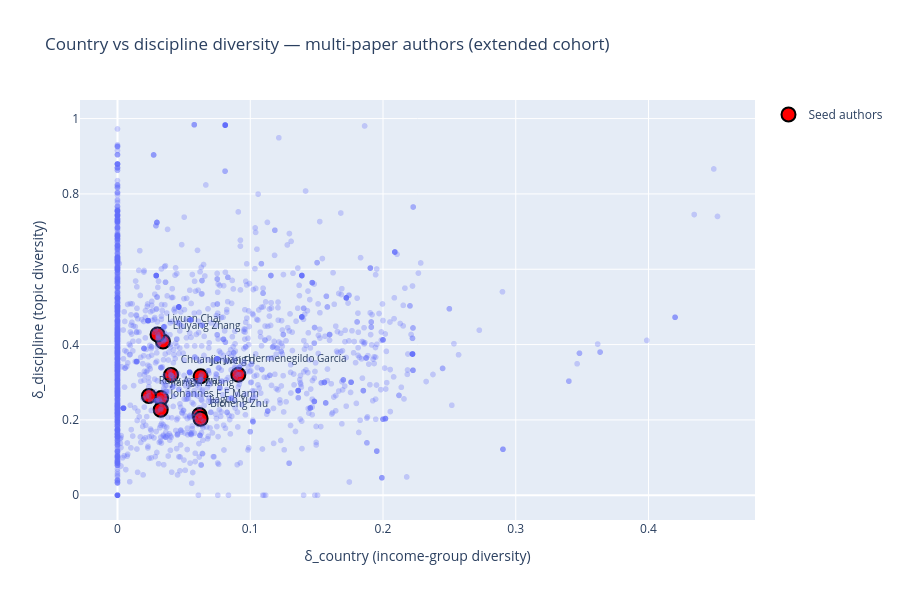

Write notebook code for a chart like this one.
### Code cell
# Base scatter: all multi-paper authors
fig = px.scatter(
    multi_with_seed,
    x="delta_country",
    y="delta_discipline",
    hover_data=["author_anon_id", "n_papers", "beta_mean"],
    opacity=0.3,
    title="Country vs discipline diversity — multi-paper authors (extended cohort)",
    labels={
        "delta_country": "δ_country (income-group diversity)",
        "delta_discipline": "δ_discipline (topic diversity)",
    },
)

# Overlay seeds as bigger, differently-colored points with labels
seed_ids = list(seed_name_lookup.keys())
seed_rows = multi[multi.index.isin(seed_ids) | multi["author_anon_id"].isin(seed_ids)].copy()

# Handle whichever column has the ID
if "author_anon_id" in seed_rows.columns:
    seed_rows["seed_name"] = seed_rows["author_anon_id"].map(seed_name_lookup)
else:
    seed_rows["seed_name"] = seed_rows.index.map(seed_name_lookup)

fig.add_trace(go.Scatter(
    x=seed_rows["delta_country"],
    y=seed_rows["delta_discipline"],
    mode="markers+text",
    marker=dict(size=14, color="red", line=dict(width=2, color="black")),
    text=seed_rows["seed_name"],
    textposition="top right",
    textfont=dict(size=10),
    name="Seed authors",
    hovertext=seed_rows["seed_name"] + " (n=" + seed_rows["n_papers"].astype(str) + ")",
    hoverinfo="text",
))

fig.update_layout(width=900, height=600)
fig.show()

### Figure 1 — Plotly figure (JSON) as saved in the notebook; plotly's stock layout.template omitted (floating-point values rounded to 4 significant figures; data arrays with more than 128 entries replaced by an {"elided": "..."} marker saying what was removed)
{"data": [{"customdata": {"elided": "2033x3 mixed values"}, "hovertemplate": "δ_country (income-group diversity)=%{x}<br>δ_discipline (topic diversity)=%{y}<br>author_anon_id=%{customdata[0]}<br>n_papers=%{customdata[1]}<br>beta_mean=%{customdata[2]}<extra></extra>", "legendgroup": "", "marker": {"color": "#636efa", "opacity": 0.3, "symbol": "circle"}, "mode": "markers", "name": "", "showlegend": false, "type": "scattergl", "x": {"elided": "2033 float values"}, "xaxis": "x", "y": {"elided": "2033 float values"}, "yaxis": "y"}, {"hoverinfo": "text", "hovertext": ["Hermenegildo García (n=492)", "Jianjun Zhang (n=72)", "Jiaguo Yu (n=615)", "Bicheng Zhu (n=159)", "Chuanjia Jiang (n=105)", "Liuyang Zhang (n=175)", "Junwei Fu (n=154)", "Liyuan Chai (n=341)", "Johannes F E Mann (n=126)", "Rajiv Agarwal (n=242)"], "marker": {"color": "red", "line": {"color": "black", "width": 2}, "size": 14}, "mode": "markers+text", "name": "Seed authors", "text": ["Hermenegildo García", "Jianjun Zhang", "Jiaguo Yu", "Bicheng Zhu", "Chuanjia Jiang", "Liuyang Zhang", "Junwei Fu", "Liyuan Chai", "Johannes F E Mann", "Rajiv Agarwal"], "textfont": {"size": 10}, "textposition": "top right", "type": "scatter", "x": [0.09099, 0.03282, 0.06179, 0.06259, 0.04033, 0.03427, 0.06262, 0.03018, 0.03255, 0.02366], "y": [0.3201, 0.2579, 0.2132, 0.2028, 0.3195, 0.4083, 0.3158, 0.4268, 0.227, 0.2636]}], "layout": {"height": 600, "legend": {"tracegroupgap": 0}, "title": {"text": "Country vs discipline diversity — multi-paper authors (extended cohort)"}, "width": 900, "xaxis": {"anchor": "y", "domain": [0, 1], "title": {"text": "δ_country (income-group diversity)"}}, "yaxis": {"anchor": "x", "domain": [0, 1], "title": {"text": "δ_discipline (topic diversity)"}}}}
